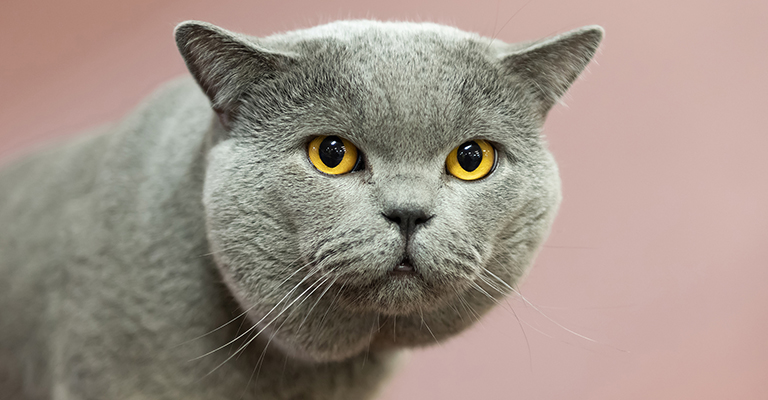
#> input picture Modul 6/kucing.jpg, 768 x 400 px
$ jupyter execute CodeLab1.ipynb
#> lines starting #> are read from the running program, lines starting #| are printed output that depends on the picture
### CODELAB1

[cell 1]
from PIL import Image, ImageFilter

# Buka gambar
img = Image.open('kucing.jpg')
#> img is the input picture: PIL image 768x400 RGB; mean R, G, B 158.1, 144.3, 134.2

# Terapkan filter kontur
image_after1 = img.filter(ImageFilter.CONTOUR)
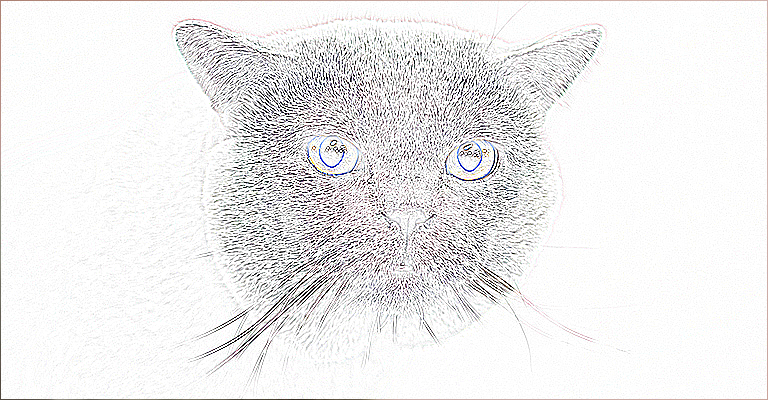
#> image_after1: PIL image 768x400 RGB; mean R, G, B 237.1, 236.4, 236.6

# filter BLUR
image_after2 = img.filter(ImageFilter.BLUR)
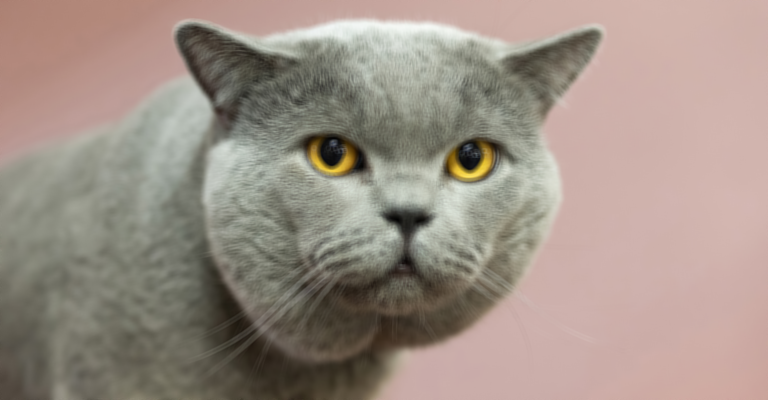
#> image_after2: PIL image 768x400 RGB; mean R, G, B 158.1, 144.4, 134.3

# Tampilkan hasil
image_after1.show()
image_after2.show()

$ run again, with Modul 6/monas.jpg copied over Modul 6/kucing.jpg
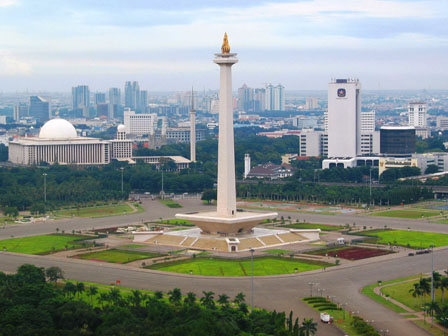
#> input picture Modul 6/monas.jpg, 448 x 336 px
#> img is the input picture: PIL image 448x336 RGB; mean R, G, B 137.1, 145.5, 141.6
#> `image_after1 = img.filter(ImageFilter.CONTOUR)`:
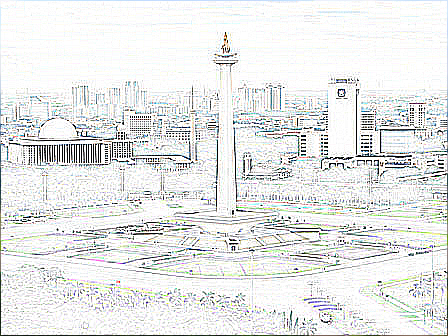
#> image_after1: PIL image 448x336 RGB; mean R, G, B 230.7, 232.2, 231.3
#> `image_after2 = img.filter(ImageFilter.BLUR)`:
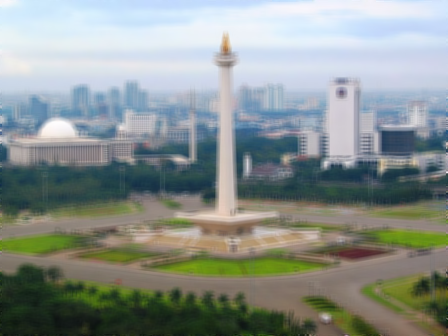
#> image_after2: PIL image 448x336 RGB; mean R, G, B 137.2, 145.6, 141.6

$ run again, with Modul 6/UMM.webp saved as Modul 6/kucing.jpg
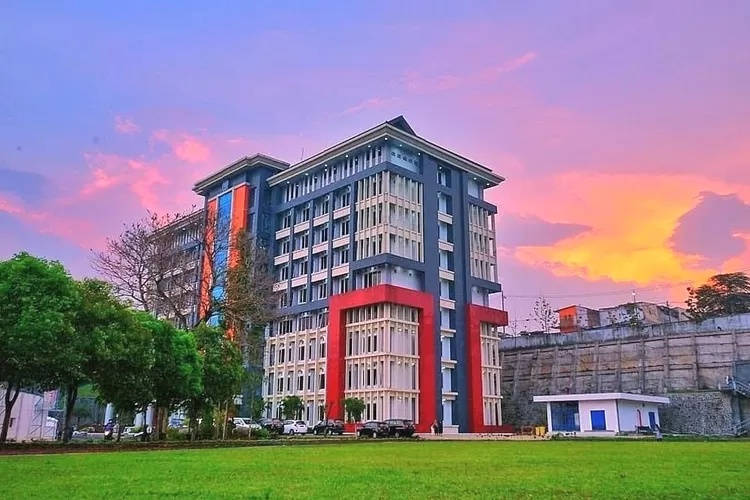
#> input picture Modul 6/UMM.webp, 750 x 500 px
#> img is the input picture: PIL image 750x500 RGB; mean R, G, B 140.4, 128, 143.3
#> `image_after1 = img.filter(ImageFilter.CONTOUR)`:
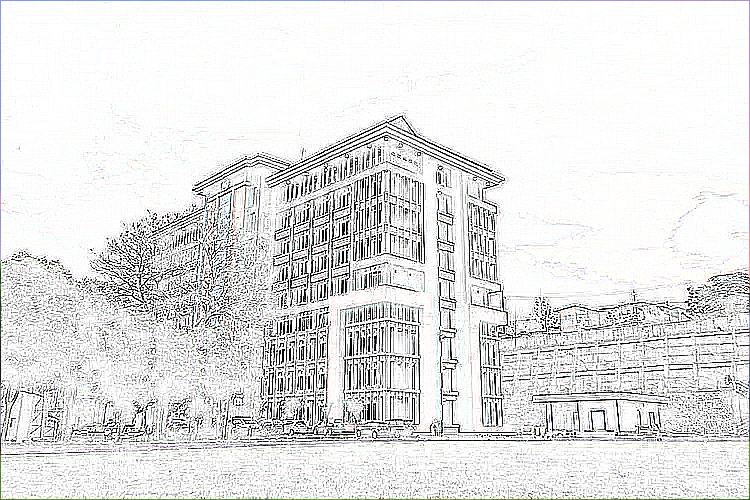
#> image_after1: PIL image 750x500 RGB; mean R, G, B 226.4, 226.7, 226.5
#> `image_after2 = img.filter(ImageFilter.BLUR)`:
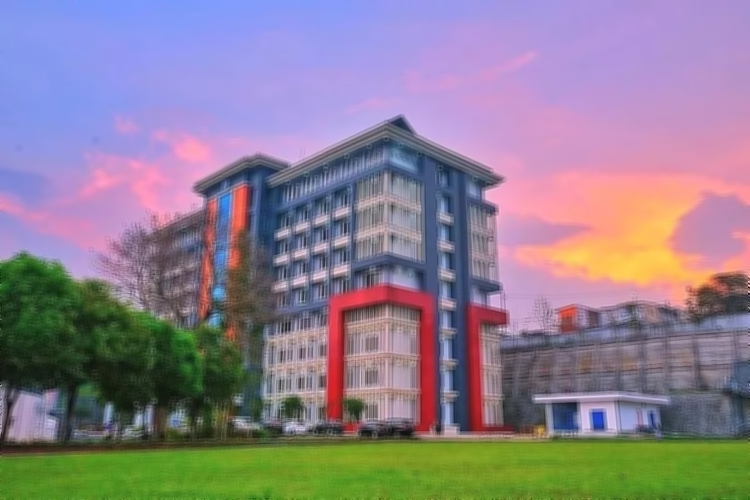
#> image_after2: PIL image 750x500 RGB; mean R, G, B 140.4, 128, 143.3
